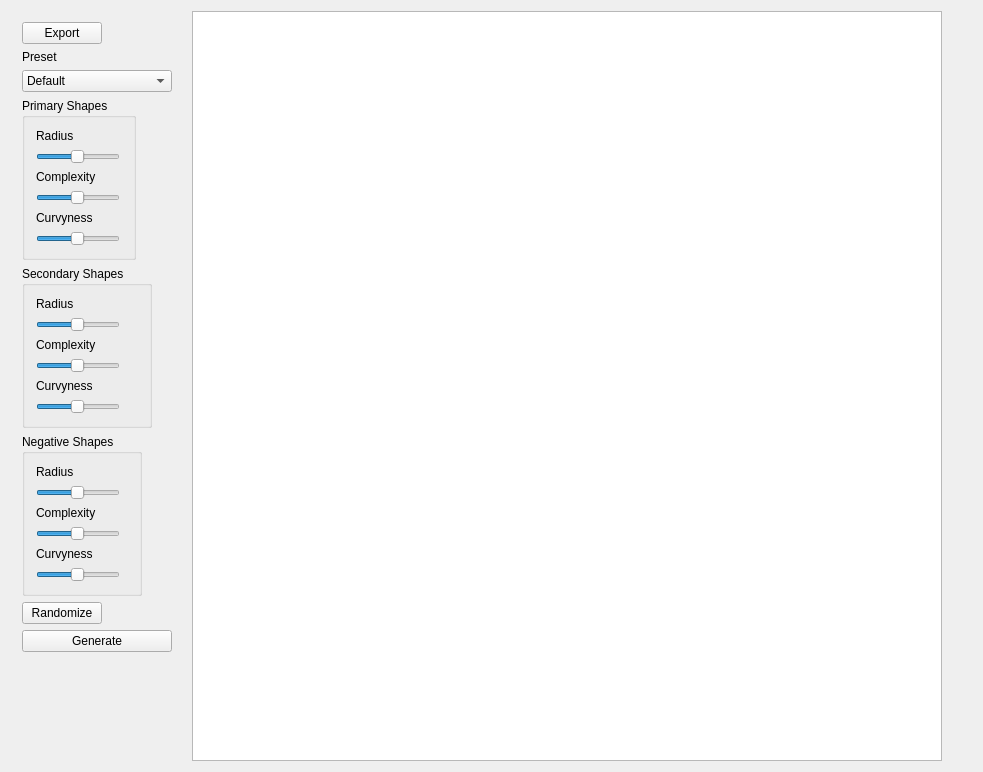
<?xml version="1.0" encoding="UTF-8"?>
<ui version="4.0">
 <class>RenderingWindow</class>
 <widget class="QMainWindow" name="RenderingWindow">
  <property name="geometry">
   <rect>
    <x>0</x>
    <y>0</y>
    <width>968</width>
    <height>701</height>
   </rect>
  </property>
  <property name="sizePolicy">
   <sizepolicy hsizetype="Preferred" vsizetype="Preferred">
    <horstretch>0</horstretch>
    <verstretch>0</verstretch>
   </sizepolicy>
  </property>
  <property name="windowTitle">
   <string>CloudWatcher</string>
  </property>
  <widget class="QWidget" name="centralWidget">
   <layout class="QGridLayout" name="gridLayout">
    <item row="0" column="0">
     <widget class="QScrollArea" name="scrollArea">
      <property name="sizePolicy">
       <sizepolicy hsizetype="Preferred" vsizetype="Expanding">
        <horstretch>0</horstretch>
        <verstretch>0</verstretch>
       </sizepolicy>
      </property>
      <property name="minimumSize">
       <size>
        <width>175</width>
        <height>0</height>
       </size>
      </property>
      <property name="frameShape">
       <enum>QFrame::NoFrame</enum>
      </property>
      <property name="frameShadow">
       <enum>QFrame::Plain</enum>
      </property>
      <property name="horizontalScrollBarPolicy">
       <enum>Qt::ScrollBarAlwaysOff</enum>
      </property>
      <property name="widgetResizable">
       <bool>true</bool>
      </property>
      <widget class="QWidget" name="scrollAreaWidgetContents">
       <property name="geometry">
        <rect>
         <x>0</x>
         <y>-69</y>
         <width>179</width>
         <height>748</height>
        </rect>
       </property>
       <property name="sizePolicy">
        <sizepolicy hsizetype="Expanding" vsizetype="Preferred">
         <horstretch>0</horstretch>
         <verstretch>0</verstretch>
        </sizepolicy>
       </property>
       <layout class="QFormLayout" name="formLayout_2">
        <item row="0" column="0">
         <widget class="QPushButton" name="exportButton">
          <property name="sizePolicy">
           <sizepolicy hsizetype="Fixed" vsizetype="Fixed">
            <horstretch>0</horstretch>
            <verstretch>0</verstretch>
           </sizepolicy>
          </property>
          <property name="text">
           <string>Export</string>
          </property>
         </widget>
        </item>
        <item row="1" column="0">
         <widget class="QLabel" name="label_20">
          <property name="sizePolicy">
           <sizepolicy hsizetype="Minimum" vsizetype="Fixed">
            <horstretch>0</horstretch>
            <verstretch>0</verstretch>
           </sizepolicy>
          </property>
          <property name="text">
           <string>Preset</string>
          </property>
         </widget>
        </item>
        <item row="2" column="0">
         <widget class="QComboBox" name="presetDropdown">
          <property name="sizePolicy">
           <sizepolicy hsizetype="Fixed" vsizetype="Fixed">
            <horstretch>0</horstretch>
            <verstretch>0</verstretch>
           </sizepolicy>
          </property>
          <property name="minimumSize">
           <size>
            <width>150</width>
            <height>0</height>
           </size>
          </property>
          <item>
           <property name="text">
            <string>Default</string>
           </property>
          </item>
          <item>
           <property name="text">
            <string>Sturdy and Strong</string>
           </property>
          </item>
          <item>
           <property name="text">
            <string>Fast and Aggressive</string>
           </property>
          </item>
         </widget>
        </item>
        <item row="3" column="0">
         <widget class="QGroupBox" name="groupBox">
          <property name="sizePolicy">
           <sizepolicy hsizetype="Preferred" vsizetype="Fixed">
            <horstretch>0</horstretch>
            <verstretch>0</verstretch>
           </sizepolicy>
          </property>
          <property name="title">
           <string>Primary Shapes</string>
          </property>
          <layout class="QFormLayout" name="formLayout">
           <item row="0" column="0">
            <widget class="QLabel" name="label">
             <property name="text">
              <string>Radius</string>
             </property>
            </widget>
           </item>
           <item row="2" column="0">
            <widget class="QLabel" name="label_2">
             <property name="text">
              <string>Complexity</string>
             </property>
            </widget>
           </item>
           <item row="4" column="0">
            <widget class="QLabel" name="label_3">
             <property name="text">
              <string>Curvyness</string>
             </property>
            </widget>
           </item>
           <item row="1" column="0">
            <widget class="QSlider" name="primaryRadiusSlider">
             <property name="value">
              <number>49</number>
             </property>
             <property name="orientation">
              <enum>Qt::Horizontal</enum>
             </property>
            </widget>
           </item>
           <item row="3" column="0">
            <widget class="QSlider" name="primaryComplexitySlider">
             <property name="value">
              <number>49</number>
             </property>
             <property name="orientation">
              <enum>Qt::Horizontal</enum>
             </property>
            </widget>
           </item>
           <item row="5" column="0">
            <widget class="QSlider" name="primaryEdgeSlider">
             <property name="value">
              <number>49</number>
             </property>
             <property name="orientation">
              <enum>Qt::Horizontal</enum>
             </property>
            </widget>
           </item>
          </layout>
         </widget>
        </item>
        <item row="6" column="0">
         <widget class="QPushButton" name="randomizeButton">
          <property name="sizePolicy">
           <sizepolicy hsizetype="Fixed" vsizetype="Fixed">
            <horstretch>0</horstretch>
            <verstretch>0</verstretch>
           </sizepolicy>
          </property>
          <property name="text">
           <string>Randomize</string>
          </property>
         </widget>
        </item>
        <item row="7" column="0" colspan="2">
         <widget class="QPushButton" name="generateButton">
          <property name="sizePolicy">
           <sizepolicy hsizetype="Fixed" vsizetype="Fixed">
            <horstretch>0</horstretch>
            <verstretch>0</verstretch>
           </sizepolicy>
          </property>
          <property name="minimumSize">
           <size>
            <width>150</width>
            <height>0</height>
           </size>
          </property>
          <property name="text">
           <string>Generate</string>
          </property>
         </widget>
        </item>
        <item row="4" column="0">
         <widget class="QGroupBox" name="groupBox_2">
          <property name="title">
           <string>Secondary Shapes</string>
          </property>
          <layout class="QFormLayout" name="formLayout_3">
           <item row="0" column="0">
            <widget class="QLabel" name="label_4">
             <property name="text">
              <string>Radius</string>
             </property>
            </widget>
           </item>
           <item row="2" column="0">
            <widget class="QLabel" name="label_6">
             <property name="text">
              <string>Complexity</string>
             </property>
            </widget>
           </item>
           <item row="4" column="0">
            <widget class="QLabel" name="label_7">
             <property name="text">
              <string>Curvyness</string>
             </property>
            </widget>
           </item>
           <item row="1" column="0">
            <widget class="QSlider" name="secondaryRadiusSlider">
             <property name="value">
              <number>49</number>
             </property>
             <property name="orientation">
              <enum>Qt::Horizontal</enum>
             </property>
            </widget>
           </item>
           <item row="3" column="0">
            <widget class="QSlider" name="secondaryComplexitySlider">
             <property name="value">
              <number>49</number>
             </property>
             <property name="orientation">
              <enum>Qt::Horizontal</enum>
             </property>
            </widget>
           </item>
           <item row="5" column="0">
            <widget class="QSlider" name="secondaryEdgeSlider">
             <property name="value">
              <number>49</number>
             </property>
             <property name="orientation">
              <enum>Qt::Horizontal</enum>
             </property>
            </widget>
           </item>
          </layout>
         </widget>
        </item>
        <item row="5" column="0">
         <widget class="QGroupBox" name="groupBox_3">
          <property name="title">
           <string>Negative Shapes</string>
          </property>
          <layout class="QFormLayout" name="formLayout_4">
           <item row="1" column="0">
            <widget class="QLabel" name="label_5">
             <property name="text">
              <string>Radius</string>
             </property>
            </widget>
           </item>
           <item row="3" column="0">
            <widget class="QLabel" name="label_8">
             <property name="text">
              <string>Complexity</string>
             </property>
            </widget>
           </item>
           <item row="5" column="0">
            <widget class="QLabel" name="label_9">
             <property name="text">
              <string>Curvyness</string>
             </property>
            </widget>
           </item>
           <item row="2" column="0">
            <widget class="QSlider" name="negativeRadiusSlider">
             <property name="value">
              <number>49</number>
             </property>
             <property name="orientation">
              <enum>Qt::Horizontal</enum>
             </property>
            </widget>
           </item>
           <item row="4" column="0">
            <widget class="QSlider" name="negativeComplexitySlider">
             <property name="value">
              <number>49</number>
             </property>
             <property name="orientation">
              <enum>Qt::Horizontal</enum>
             </property>
            </widget>
           </item>
           <item row="6" column="0">
            <widget class="QSlider" name="negativeEdgeSlider">
             <property name="value">
              <number>49</number>
             </property>
             <property name="orientation">
              <enum>Qt::Horizontal</enum>
             </property>
            </widget>
           </item>
          </layout>
         </widget>
        </item>
       </layout>
      </widget>
     </widget>
    </item>
    <item row="0" column="1">
     <widget class="QGraphicsView" name="graphicsView">
      <property name="sizePolicy">
       <sizepolicy hsizetype="Fixed" vsizetype="Fixed">
        <horstretch>0</horstretch>
        <verstretch>0</verstretch>
       </sizepolicy>
      </property>
      <property name="minimumSize">
       <size>
        <width>750</width>
        <height>750</height>
       </size>
      </property>
      <property name="maximumSize">
       <size>
        <width>750</width>
        <height>750</height>
       </size>
      </property>
      <property name="interactive">
       <bool>true</bool>
      </property>
     </widget>
    </item>
    <item row="0" column="2">
     <spacer name="verticalSpacer">
      <property name="orientation">
       <enum>Qt::Vertical</enum>
      </property>
      <property name="sizeHint" stdset="0">
       <size>
        <width>30</width>
        <height>40</height>
       </size>
      </property>
     </spacer>
    </item>
   </layout>
  </widget>
 </widget>
 <layoutdefault spacing="6" margin="11"/>
 <resources/>
 <connections/>
</ui>
